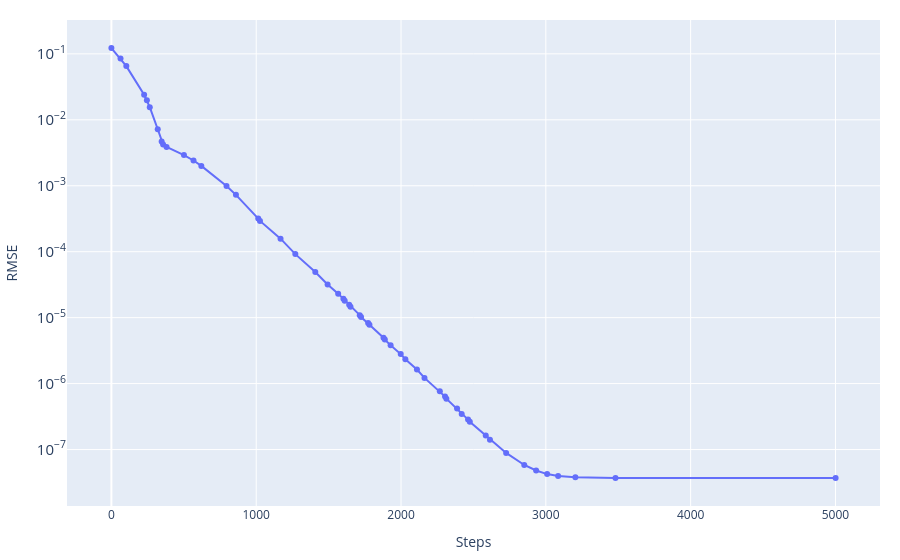
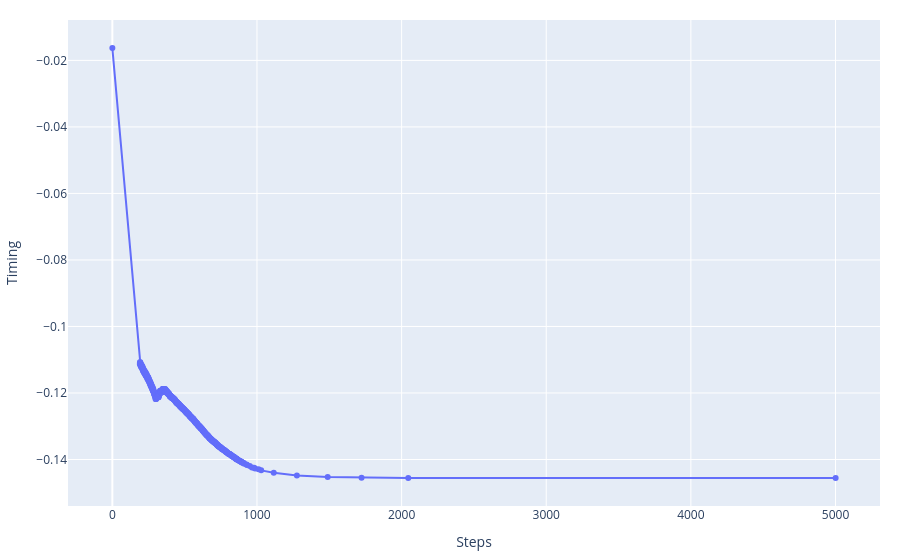

The code cell stored with these charts, in order, in its notebook:
### Code cell
event_best_US, history_US, cost_story_US, misfit_fin_US = Uniq_searcher.gradient_descent(
    stations=stations_norm,
    event_test=np.copy(event_ini),
    n_iteration=200_000,
    ranX=1,
    ranY=1,
    ranZ=1,
    rant=0.0005,
    lr_decay=0.05,
    patience=500,
    vp=4000.0)

print('Best fitt with:')
print(f'\t- RMSE = {misfit_fin_US}')
print(f'\t- Event = {event_best_US}')

Results['Unique searcher'] = {'X':event_best_US['X'],
                              'Y':event_best_US['Y'],
                              'Z':event_best_US['Z'],
                              't':event_best_US['t'],
                              'RMSE':misfit_fin_US}

_ = graphics.history_2d(cost_story_US, 'RMSE', log_y=True, filename=None)
_ = graphics.history_2d(history_US[:, 3], 'Timing', filename=None)
_ = graphics.history_3d(history_US[:, :3], stations_norm, filename=None)

### Figure 1 — Plotly figure (JSON) as saved in the notebook; plotly's stock layout.template omitted (floating-point values rounded to 4 significant figures)
{"data": [{"mode": "lines+markers", "name": "RMSE", "type": "scatter", "x": [0, 63, 103, 226, 245, 265, 320, 347, 357, 381, 501, 567, 621, 795, 860, 1014, 1026, 1168, 1270, 1408, 1493, 1566, 1602, 1611, 1642, 1651, 1715, 1724, 1773, 1782, 1879, 1888, 1928, 1998, 2030, 2110, 2162, 2268, 2304, 2313, 2387, 2419, 2463, 2475, 2585, 2614, 2726, 2851, 2933, 3009, 3085, 3204, 3481, 5001], "y": [0.1226, 0.08508, 0.06522, 0.02399, 0.01976, 0.01553, 0.007197, 0.004684, 0.004241, 0.003885, 0.002921, 0.002417, 0.002002, 0.0009904, 0.0007275, 0.0003183, 0.000293, 0.0001577, 9.192e-05, 4.918e-05, 3.176e-05, 2.312e-05, 1.935e-05, 1.805e-05, 1.571e-05, 1.468e-05, 1.092e-05, 1.021e-05, 8.304e-06, 7.801e-06, 4.965e-06, 4.648e-06, 3.81e-06, 2.801e-06, 2.34e-06, 1.633e-06, 1.22e-06, 7.629e-07, 6.354e-07, 5.916e-07, 4.176e-07, 3.469e-07, 2.848e-07, 2.636e-07, 1.632e-07, 1.405e-07, 8.878e-08, 5.832e-08, 4.804e-08, 4.244e-08, 3.976e-08, 3.797e-08, 3.713e-08, 3.708e-08]}], "layout": {"hovermode": "x unified", "margin": {"b": 20, "l": 20, "r": 20, "t": 20}, "title": {}, "xaxis": {"showgrid": true, "title": {"text": "Steps"}}, "yaxis": {"exponentformat": "power", "showgrid": true, "title": {"text": "RMSE"}, "type": "log"}}}

### Figure 2 — Plotly figure (JSON) as saved in the notebook; plotly's stock layout.template omitted (floating-point values rounded to 4 significant figures; data arrays with more than 128 entries replaced by an {"elided": "..."} marker saying what was removed)
{"data": [{"mode": "lines+markers", "name": "Timing", "type": "scatter", "x": {"elided": "512 int values"}, "y": {"elided": "512 float values"}}], "layout": {"hovermode": "x unified", "margin": {"b": 20, "l": 20, "r": 20, "t": 20}, "title": {}, "xaxis": {"showgrid": true, "title": {"text": "Steps"}}, "yaxis": {"exponentformat": "power", "showgrid": true, "title": {"text": "Timing"}, "type": "linear"}}}
